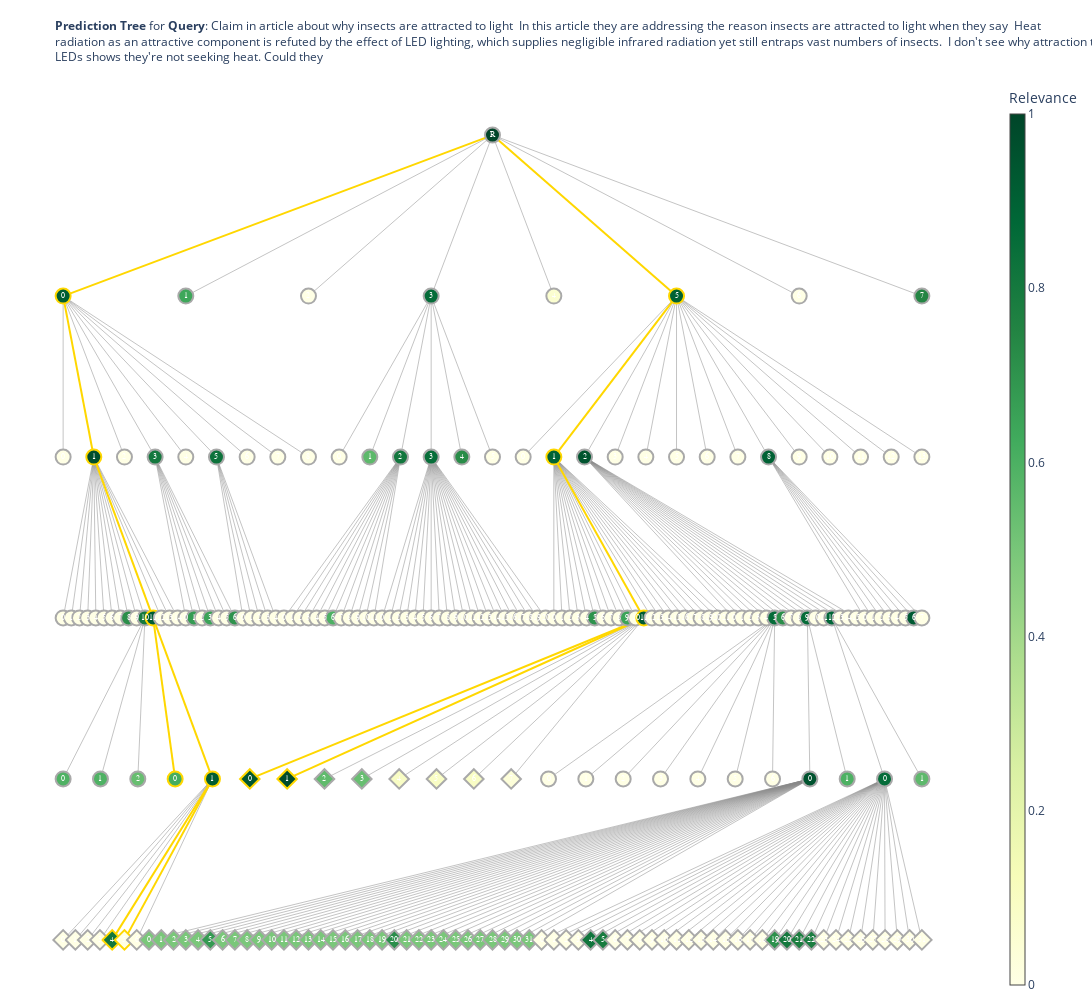
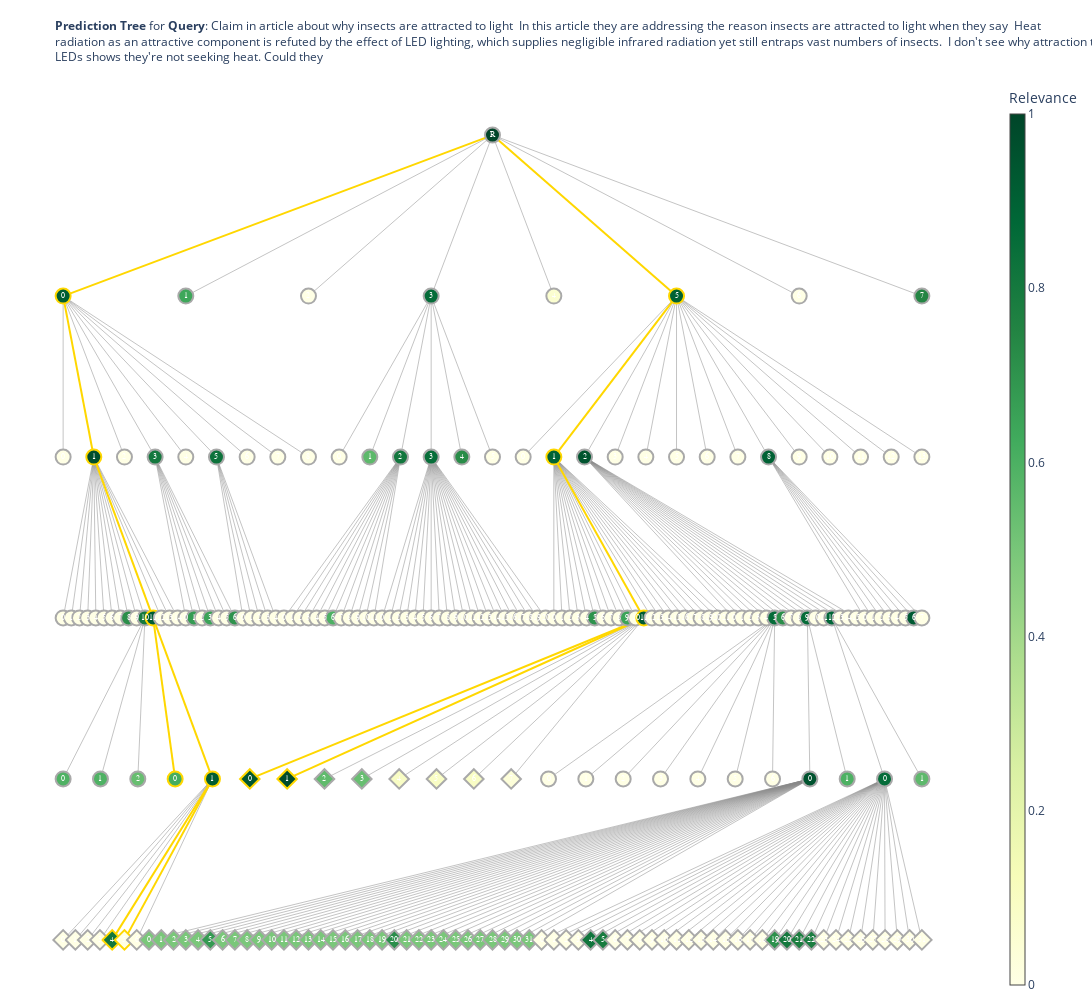

The cell these charts' notebook holds for them, in order:
### Code cell
# i = np.random.randint(len(all_eval_samples))
i = 0 # change this to visualize a different sample
step = hp.NUM_ITERS # or any step <= NUM_ITERS, tree will be shown up to this step (iteration)
visualize_sample(all_eval_samples[i], save_path='../visualize_sample.html', max_step=step)

### Figure 1 — Plotly figure (JSON) as saved in the notebook; plotly's stock layout.template omitted (floating-point values rounded to 4 significant figures; data arrays with more than 128 entries replaced by an {"elided": "..."} marker saying what was removed)
{"data": [{"hoverinfo": "none", "line": {"color": "#888", "width": 0.5}, "mode": "lines", "type": "scatter", "x": {"elided": "678 float values"}, "y": {"elided": "678 int values"}}, {"hoverinfo": "none", "line": {"color": "#FF0000", "width": 0.5}, "mode": "lines", "type": "scatter", "x": [], "y": []}, {"hoverinfo": "none", "line": {"color": "#FFD700", "width": 2}, "mode": "lines", "type": "scatter", "x": [0, -636.4, null, 0, 272.7, null, -636.4, -590.9, null, 272.7, 90.91, null, -590.9, -503.0, null, 90.91, 224.2, null, -503.0, -470.4, null, -503.0, -415.0, null, 224.2, -359.7, null, 224.2, -304.3, null, -415.0, -563.6, null, -415.0, -545.5, null], "y": [0, -100, null, 0, -100, null, -100, -200, null, -100, -200, null, -200, -300, null, -200, -300, null, -300, -400, null, -300, -400, null, -300, -400, null, -300, -400, null, -400, -500, null, -400, -500, null]}, {"hoverinfo": "text", "hovertext": {"elided": "239 str values"}, "marker": {"color": {"elided": "239 float values"}, "colorbar": {"thickness": 15, "title": {"text": "Relevance"}}, "colorscale": [[0, "rgb(255,255,229)"], [0.125, "rgb(247,252,185)"], [0.25, "rgb(217,240,163)"], [0.375, "rgb(173,221,142)"], [0.5, "rgb(120,198,121)"], [0.625, "rgb(65,171,93)"], [0.75, "rgb(35,132,67)"], [0.875, "rgb(0,104,55)"], [1, "rgb(0,69,41)"]], "line": {"color": {"elided": "239 str values"}, "width": {"elided": "239 int values"}}, "showscale": true, "size": 15, "symbol": {"elided": "239 str values"}}, "mode": "markers+text", "text": {"elided": "239 str values"}, "textfont": {"color": "white", "family": "sans serif", "size": 8}, "textposition": "middle center", "type": "scatter", "x": {"elided": "239 float values"}, "y": {"elided": "239 int values"}}], "layout": {"height": 1000, "hoverlabel": {"align": "left", "font": {"size": 12}}, "hovermode": "closest", "margin": {"b": 5, "l": 5, "r": 100, "t": 80}, "paper_bgcolor": "white", "plot_bgcolor": "white", "showlegend": false, "title": {"font": {"size": 12}, "pad": {"b": 0, "t": 0}, "text": "<b>Prediction Tree</b> for <b>Query</b>: Claim in article about why insects are attracted to light  In this article they are addressing the reason insects are attracted to light when they say  Heat<br>radiation as an attractive component is refuted by the effect of LED lighting, which supplies negligible infrared radiation yet still entraps vast numbers of insects.  I don't see why attraction to<br>LEDs shows they're not seeking heat. Could they", "x": 0.05, "xanchor": "left", "y": 0.97, "yanchor": "top"}, "width": 1400, "xaxis": {"showgrid": false, "showticklabels": false, "zeroline": false}, "yaxis": {"showgrid": false, "showticklabels": false, "zeroline": false}}}

### Figure 2 — Plotly figure (JSON) as saved in the notebook; plotly's stock layout.template omitted (floating-point values rounded to 4 significant figures; data arrays with more than 128 entries replaced by an {"elided": "..."} marker saying what was removed)
{"data": [{"hoverinfo": "none", "line": {"color": "#888", "width": 0.5}, "mode": "lines", "type": "scatter", "x": {"elided": "678 float values"}, "y": {"elided": "678 int values"}}, {"hoverinfo": "none", "line": {"color": "#FF0000", "width": 0.5}, "mode": "lines", "type": "scatter", "x": [], "y": []}, {"hoverinfo": "none", "line": {"color": "#FFD700", "width": 2}, "mode": "lines", "type": "scatter", "x": [0, -636.4, null, 0, 272.7, null, -636.4, -590.9, null, 272.7, 90.91, null, -590.9, -503.0, null, 90.91, 224.2, null, -503.0, -470.4, null, -503.0, -415.0, null, 224.2, -359.7, null, 224.2, -304.3, null, -415.0, -563.6, null, -415.0, -545.5, null], "y": [0, -100, null, 0, -100, null, -100, -200, null, -100, -200, null, -200, -300, null, -200, -300, null, -300, -400, null, -300, -400, null, -300, -400, null, -300, -400, null, -400, -500, null, -400, -500, null]}, {"hoverinfo": "text", "hovertext": {"elided": "239 str values"}, "marker": {"color": {"elided": "239 float values"}, "colorbar": {"thickness": 15, "title": {"text": "Relevance"}}, "colorscale": [[0, "rgb(255,255,229)"], [0.125, "rgb(247,252,185)"], [0.25, "rgb(217,240,163)"], [0.375, "rgb(173,221,142)"], [0.5, "rgb(120,198,121)"], [0.625, "rgb(65,171,93)"], [0.75, "rgb(35,132,67)"], [0.875, "rgb(0,104,55)"], [1, "rgb(0,69,41)"]], "line": {"color": {"elided": "239 str values"}, "width": {"elided": "239 int values"}}, "showscale": true, "size": 15, "symbol": {"elided": "239 str values"}}, "mode": "markers+text", "text": {"elided": "239 str values"}, "textfont": {"color": "white", "family": "sans serif", "size": 8}, "textposition": "middle center", "type": "scatter", "x": {"elided": "239 float values"}, "y": {"elided": "239 int values"}}], "layout": {"height": 1000, "hoverlabel": {"align": "left", "font": {"size": 12}}, "hovermode": "closest", "margin": {"b": 5, "l": 5, "r": 100, "t": 80}, "paper_bgcolor": "white", "plot_bgcolor": "white", "showlegend": false, "title": {"font": {"size": 12}, "pad": {"b": 0, "t": 0}, "text": "<b>Prediction Tree</b> for <b>Query</b>: Claim in article about why insects are attracted to light  In this article they are addressing the reason insects are attracted to light when they say  Heat<br>radiation as an attractive component is refuted by the effect of LED lighting, which supplies negligible infrared radiation yet still entraps vast numbers of insects.  I don't see why attraction to<br>LEDs shows they're not seeking heat. Could they", "x": 0.05, "xanchor": "left", "y": 0.97, "yanchor": "top"}, "width": 1400, "xaxis": {"showgrid": false, "showticklabels": false, "zeroline": false}, "yaxis": {"showgrid": false, "showticklabels": false, "zeroline": false}}}
